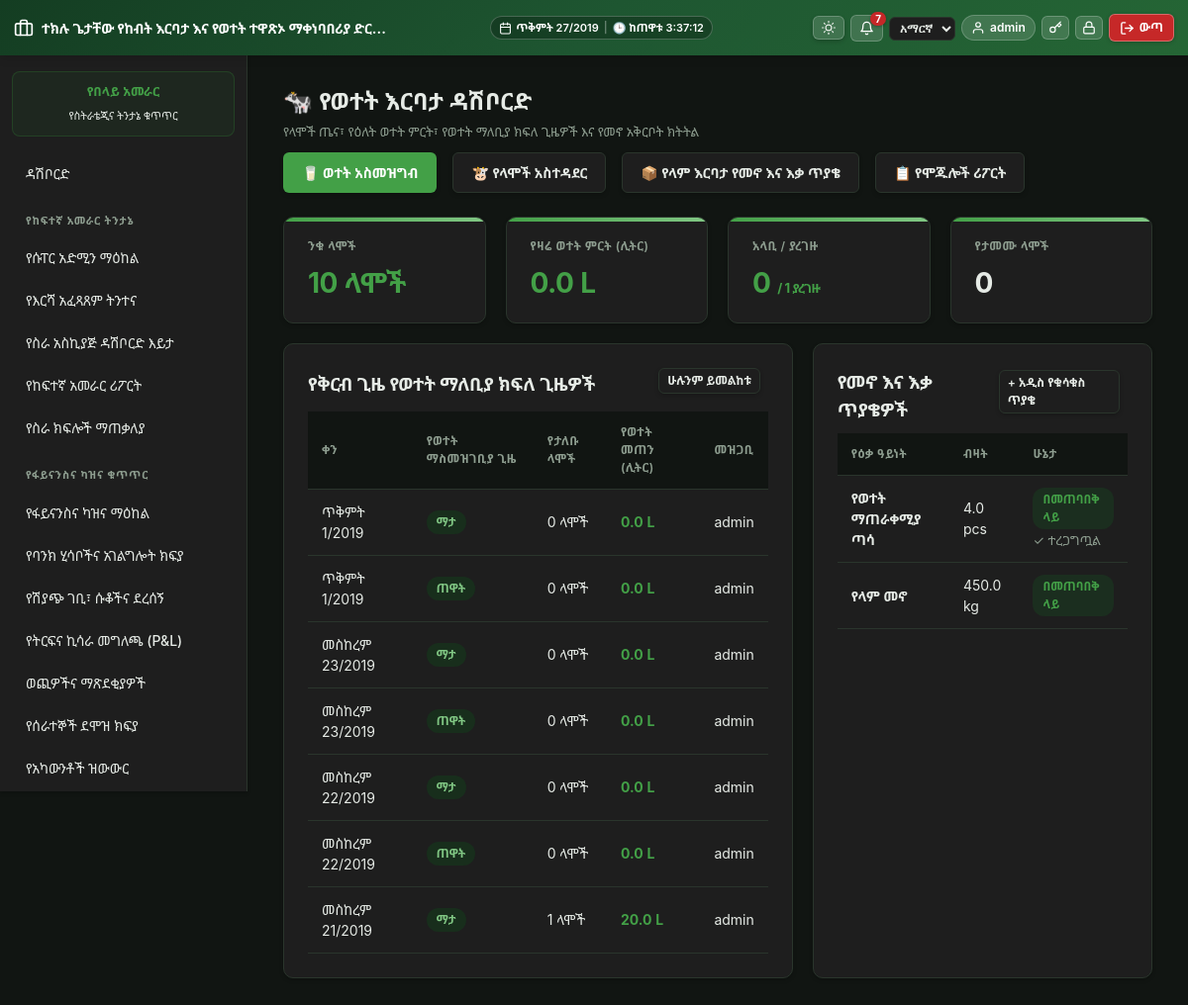
Before: /modules/dairy/dashboard.php (signed in) with the older database file.
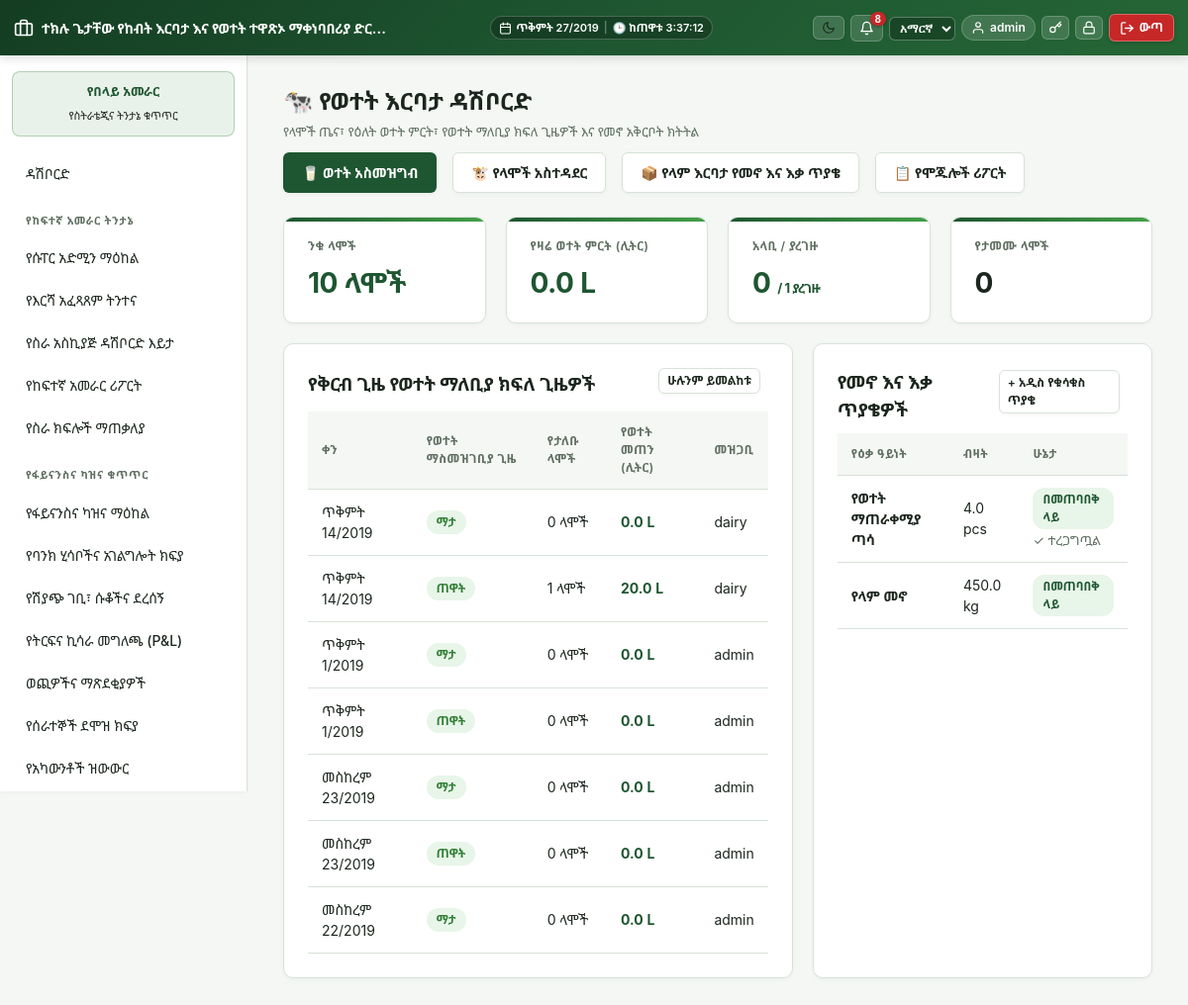
After: the same page with the newer database file.
### tables this page shows
CREATE TABLE `dairy_milking_sessions` (
  `id` int(11) NOT NULL,
  `session_date` date NOT NULL,
  `session_type` enum('morning','evening') NOT NULL,
  `recorded_by` int(11) NOT NULL,
  `closed_at` datetime DEFAULT NULL,
  `calf_liters` decimal(10,2) NOT NULL DEFAULT 0.00,
  `other_liters` decimal(10,2) NOT NULL DEFAULT 0.00,
  `notes` text DEFAULT NULL
);

CREATE TABLE `users` (
  `id` int(11) NOT NULL,
  `name` varchar(100) NOT NULL,
  `email` varchar(150) NOT NULL,
  `password` varchar(255) NOT NULL,
  `api_token` varchar(64) DEFAULT NULL,
  `role_id` int(11) NOT NULL,
  `department_id` int(11) DEFAULT NULL,
  `locale` varchar(5) NOT NULL DEFAULT 'en',
  `theme` varchar(5) NOT NULL DEFAULT 'light',
  `two_factor_secret` varchar(64) DEFAULT NULL,
  `two_factor_enabled` tinyint(1) NOT NULL DEFAULT 0,
  `is_active` tinyint(1) NOT NULL DEFAULT 1,
  `last_login_at` datetime DEFAULT NULL,
  `created_at` datetime DEFAULT current_timestamp()
);

CREATE TABLE `dept_material_requests` (
  `id` int(11) NOT NULL,
  `department_id` int(11) NOT NULL,
  `stock_item_id` int(11) NOT NULL,
  `custom_item_name` varchar(150) DEFAULT NULL,
  `requested_quantity` decimal(12,2) NOT NULL,
  `note` varchar(255) DEFAULT NULL,
  `issued_quantity` decimal(12,2) NOT NULL DEFAULT 0.00,
  `shortage_quantity` decimal(12,2) NOT NULL DEFAULT 0.00,
  `status` enum('pending','partially_issued','fulfilled','shortage_purchase_raised','sent_to_department','completed','rejected') NOT NULL DEFAULT 'pending',
  `purchase_request_id` int(11) DEFAULT NULL,
  `requested_by` int(11) NOT NULL,
  `fulfilled_by` int(11) DEFAULT NULL,
  `received_confirmed_at` datetime DEFAULT NULL,
  `received_confirmed_by` int(11) DEFAULT NULL,
  `created_at` datetime DEFAULT current_timestamp()
);

CREATE TABLE `wh_stock_items` (
  `id` int(11) NOT NULL,
  `sku` varchar(50) NOT NULL,
  `name` varchar(150) NOT NULL,
  `product_class` enum('milk','feed','medicine','equipment','spare_parts','general') NOT NULL,
  `department_scope` varchar(20) DEFAULT NULL COMMENT 'NULL = shared across all departments in its product_class; otherwise a departments.code value restricting it to one department (see includes/material_request_shared.php)',
  `partition_code` enum('finished_products','feed_nutrition','materials_supplies') NOT NULL DEFAULT 'finished_products',
  `unit` varchar(20) NOT NULL,
  `is_perishable` tinyint(1) NOT NULL DEFAULT 0
);

### modules/dairy/dashboard.php (the view, shortened to what the changed rows need)
<?php
require_once __DIR__ . '/../../includes/functions.php';
require_once __DIR__ . '/../../includes/auth.php';
require_once __DIR__ . '/../../includes/header.php';
$totalCows = (int) db()->query("SELECT COUNT(*) FROM dairy_cows WHERE lifecycle_status NOT IN ('sold','deceased')")->fetchColumn();
$lactatingCows = (int) db()->query("SELECT COUNT(*) FROM dairy_cows WHERE lifecycle_status = 'lactating'")->fetchColumn();
$pregnantCows = (int) db()->query("SELECT COUNT(*) FROM dairy_cows WHERE lifecycle_status = 'pregnant'")->fetchColumn();
$sickCows = (int) db()->query("SELECT COUNT(*) FROM dairy_cows WHERE is_sick = 1")->fetchColumn();
$todayMilk = (float) db()->query(
    "SELECT COALESCE(SUM(e.yield_liters),0) FROM dairy_milk_yield_entries e
     JOIN dairy_milking_sessions s ON s.id = e.milking_session_id
     WHERE s.session_date = CURDATE()"
)->fetchColumn();
$recentSessions = db()->query(
    "SELECT s.*, u.name AS recorder_name,
            COUNT(e.id) AS cow_count,
            COALESCE(SUM(e.yield_liters), 0) AS total_yield
     FROM dairy_milking_sessions s
     LEFT JOIN dairy_milk_yield_entries e ON e.milking_session_id = s.id
     LEFT JOIN users u ON u.id = s.recorded_by
     GROUP BY s.id
     ORDER BY s.session_date DESC, s.id DESC
     LIMIT 7"
)->fetchAll();
$dairyDeptId = (int) db()->query("SELECT id FROM departments WHERE code = 'dairy'")->fetchColumn();
$recentReqs = [];
if ($dairyDeptId) {
    $stmt = db()->prepare(
        "SELECT r.*, i.name AS item_name, i.unit
         FROM dept_material_requests r
         JOIN wh_stock_items i ON i.id = r.stock_item_id
         WHERE r.department_id = ?
         ORDER BY r.created_at DESC LIMIT 5"
    );
    $stmt->execute([$dairyDeptId]);
    $recentReqs = $stmt->fetchAll();
}
?>
<div style="display:flex;justify-content:space-between;align-items:center;margin-bottom:16px;flex-wrap:wrap;gap:10px">
    <div>
        <h2 class="mt-0" style="margin-bottom:4px">🐄 <?= h(t('nav.dairy_dashboard', 'Dairy Manager Dashboard')) ?></h2>
        <p class="text-muted" style="margin:0"><?= current_locale() === 'am' ? 'የላሞች ጤና፣ የዕለት ወተት ምርት፣ የወተት ማለቢያ ክፍለ ጊዜዎች እና የመኖ አቅርቦት ክትትል' : 'Herd health, daily milk yields, milking sessions, and feed supplies.' ?></p>
    </div>
    <div style="display:flex;gap:8px;flex-wrap:wrap">
        <a href="<?= BASE_URL ?>/modules/dairy/milking.php" class="btn">🥛 <?= h(t('dairy.record_milking', 'Record Milking')) ?></a>
        <a href="<?= BASE_URL ?>/modules/dairy/cows.php" class="btn secondary">🐮 <?= h(t('dairy.mgmt', 'Herd List')) ?></a>
        <a href="<?= BASE_URL ?>/modules/dairy/material_request.php" class="btn secondary">📦 <?= h(t('reqs.title_dairy', 'Feed & Supplies Request')) ?></a>
        <a href="<?= BASE_URL ?>/modules/module_reports.php?module=dairy" class="btn secondary">📋 <?= h(t('nav.module_reports', 'Dairy Reports')) ?></a>
    </div>
</div>
<div class="kpi-row" style="margin-bottom:20px">
    <div class="kpi">
        <div class="label"><?= h(t('dashboard.active_cows', 'Active Herd')) ?></div>
        <div class="value"><?= $totalCows ?> <?= current_locale() === 'am' ? 'ላሞች' : 'cows' ?></div>
    </div>
    <div class="kpi">
        <div class="label"><?= h(t('dashboard.todays_milk', "Today's Milk Yield")) ?></div>
        <div class="value" style="color:var(--primary)"><?= number_format($todayMilk, 1) ?> L</div>
    </div>
    <div class="kpi">
        <div class="label"><?= current_locale() === 'am' ? 'አላቢ / ያረገዙ' : 'Lactating / Pregnant' ?></div>
        <div class="value"><?= $lactatingCows ?> <span style="font-size:13px;color:var(--text-muted)">/ <?= $pregnantCows ?> <?= current_locale() === 'am' ? 'ያረገዙ' : 'preg' ?></span></div>
    </div>
    <div class="kpi">
        <div class="label"><?= current_locale() === 'am' ? 'የታመሙ ላሞች' : 'Sick Cows' ?></div>
        <div class="value" style="color:<?= $sickCows > 0 ? '#b3261e' : 'inherit' ?>"><?= $sickCows ?></div>
    </div>
</div>
<div style="display:grid;grid-template-columns:1.2fr 0.8fr;gap:20px;margin-bottom:20px">
    <div class="card">
        <div style="display:flex;justify-content:space-between;align-items:center;margin-bottom:10px">
            <h3 style="margin:0"><?= current_locale() === 'am' ? 'የቅርብ ጊዜ የወተት ማለቢያ ክፍለ ጊዜዎች' : 'Recent Milking Sessions' ?></h3>
            <a href="<?= BASE_URL ?>/modules/dairy/milking.php" class="btn secondary" style="padding:3px 8px;font-size:12px"><?= h(t('common.view_all', 'View All / Record')) ?></a>
        </div>
        <table>
            <thead>
                <tr>
                    <th><?= h(t('common.date', 'Date')) ?></th>
                    <th><?= h(t('dairy.session_time', 'Session')) ?></th>
                    <th><?= current_locale() === 'am' ? 'የታለቡ ላሞች' : 'Cows Milked' ?></th>
                    <th><?= h(t('dairy.yield_liters', 'Total Yield')) ?></th>
                    <th><?= current_locale() === 'am' ? 'መዝጋቢ' : 'Recorded By' ?></th>
                </tr>
            </thead>
            <tbody>
                <?php foreach ($recentSessions as $s): ?>
                    <tr>
                        <td><?= eth_date($s['session_date']) ?></td>
                        <td><span class="badge active"><?= h(t('dairy.' . $s['session_type'], ucfirst($s['session_type']))) ?></span></td>
                        <td><?= (int)$s['cow_count'] ?> <?= current_locale() === 'am' ? 'ላሞች' : 'cows' ?></td>
                        <td><strong style="color:var(--primary)"><?= number_format($s['total_yield'], 1) ?> L</strong></td>
                        <td><?= h($s['recorder_name'] ?: (current_locale() === 'am' ? 'ሠራተኛ' : 'Worker')) ?></td>
                    </tr>
                <?php endforeach; ?>
            </tbody>
        </table>
    </div>
    <div class="card">
        <div style="display:flex;justify-content:space-between;align-items:center;margin-bottom:10px">
            <h3 style="margin:0"><?= current_locale() === 'am' ? 'የመኖ እና እቃ ጥያቄዎች' : 'Feed & Supplies Requests' ?></h3>
            <a href="<?= BASE_URL ?>/modules/dairy/material_request.php" class="btn secondary" style="padding:3px 8px;font-size:12px">+ <?= h(t('reqs.new_request', 'New Request')) ?></a>
        </div>
        <table>
            <thead>
                <tr>
                    <th><?= h(t('reqs.item', 'Item')) ?></th>
                    <th><?= h(t('common.quantity', 'Qty')) ?></th>
                    <th><?= h(t('common.status', 'Status')) ?></th>
                </tr>
            </thead>
            <tbody>
                <?php foreach ($recentReqs as $r):
                    $stBadge = match($r['status']) {
                        'fulfilled' => 'badge milking',
                        'shortage_purchase_raised' => 'badge sold',
                        'partially_issued' => 'badge dry',
                        default => 'badge'
                    };
                    $stText = match($r['status']) {
                        'fulfilled' => (current_locale() === 'am' ? 'ተጠናቋል' : 'Fulfilled'),
                        'shortage_purchase_raised' => (current_locale() === 'am' ? 'የግዢ ጥያቄ ወጥቷል' : 'Purchase Raised'),
                        'partially_issued' => (current_locale() === 'am' ? 'በከፊል ተሰጥቷል' : 'Partially Issued'),
                        'sent_to_department' => (current_locale() === 'am' ? 'ተልኳል' : 'Sent'),
                        default => (current_locale() === 'am' ? 'በመጠባበቅ ላይ' : 'Pending')
                    };
                ?>
                    <tr>
                        <td><strong><?= h($r['item_name']) ?></strong></td>
                        <td><?= number_format($r['requested_quantity'], 1) ?> <?= h($r['unit']) ?></td>
                        <td>
                            <span class="<?= $stBadge ?>"><?= h($stText) ?></span>
                            <?php if ($r['received_confirmed_at']): ?>
                                <br><small class="text-muted">✓ <?= current_locale() === 'am' ? 'ተረጋግጧል' : 'Confirmed' ?></small>
                            <?php endif; ?>
                        </td>
                    </tr>
                <?php endforeach; ?>
            </tbody>
        </table>
    </div>
</div>
<?php require_once __DIR__ . '/../../includes/footer.php'; ?>

### includes/header.php (shortened to what the changed rows need)
<?php
require_once __DIR__ . '/auth.php';
$user = current_user();
?>
<!DOCTYPE html>
<html lang="<?= h(current_locale()) ?>" data-theme="<?= h(current_theme()) ?>">
<head>
    <link rel="stylesheet" href="<?= BASE_URL ?>/assets/css/app.css?v=<?= time() ?>">
</head>
<body>
<div class="topbar">
    <div class="topbar-actions">
        <form method="post" action="<?= BASE_URL ?>/modules/profile/set_theme.php" style="display:inline;margin:0">
            <button type="submit" class="btn secondary topbar-btn" title="Toggle theme" style="padding:4px 8px;margin:0;line-height:1;display:inline-flex;align-items:center">
                <?php if (current_theme() === 'dark'): ?>
                    <svg width="14" height="14" viewBox="0 0 24 24" fill="none" stroke="currentColor" stroke-width="2" stroke-linecap="round" stroke-linejoin="round"><circle cx="12" cy="12" r="5"></circle><line x1="12" y1="1" x2="12" y2="3"></line><line x1="12" y1="21" x2="12" y2="23"></line><line x1="4.22" y1="4.22" x2="5.64" y2="5.64"></line><line x1="18.36" y1="18.36" x2="19.78" y2="19.78"></line><line x1="1" y1="12" x2="3" y2="12"></line><line x1="21" y1="12" x2="23" y2="12"></line><line x1="4.22" y1="19.78" x2="5.64" y2="18.36"></line><line x1="18.36" y1="5.64" x2="19.78" y2="4.22"></line></svg>
                <?php else: ?>
                    <svg width="14" height="14" viewBox="0 0 24 24" fill="none" stroke="currentColor" stroke-width="2" stroke-linecap="round" stroke-linejoin="round"><path d="M21 12.79A9 9 0 1 1 11.21 3 7 7 0 0 0 21 12.79z"></path></svg>
                <?php endif; ?>
            </button>
        </form>
        <a href="<?= BASE_URL ?>/modules/notifications.php" class="topbar-btn" title="<?= h(t('nav.notifications', 'ማሳወቂያዎች')) ?>" style="position:relative;padding:5px 8px;margin:0;text-decoration:none;display:inline-flex;align-items:center">
            <svg width="15" height="15" viewBox="0 0 24 24" fill="none" stroke="currentColor" stroke-width="2" stroke-linecap="round" stroke-linejoin="round"><path d="M18 8A6 6 0 0 0 6 8c0 7-3 9-3 9h18s-3-2-3-9"></path><path d="M13.73 21a2 2 0 0 1-3.46 0"></path></svg>
            <?php $unread = notifications_unread_count(); ?>
            <?php if ($unread > 0): ?>
                <span class="topbar-badge"><?= $unread ?></span>
            <?php endif; ?>
        </a>
        <form method="post" action="<?= BASE_URL ?>/modules/profile/set_locale.php" style="display:inline;margin:0">
            <select name="locale" onchange="this.form.submit()" class="topbar-locale-select">
                <?php foreach (SUPPORTED_LOCALES as $code => $label): ?>
                    <option value="<?= h($code) ?>" <?= current_locale() === $code ? 'selected' : '' ?>><?= $code === 'am' ? 'አማርኛ' : 'EN' ?></option>
                <?php endforeach; ?>
            </select>
        </form>
    </div>
</div>
<?php
$currentScript = $_SERVER['SCRIPT_NAME'] ?? '';
$userRole = $user['role'] ?? '';
?>
<div class="layout">
    <div class="sidebar" id="sidebar">
        <?php if ($userRole === 'super_admin'): ?>
            <div style="padding:10px 12px;margin-bottom:14px;background:rgba(46,125,50,0.1);border:1px solid rgba(46,125,50,0.3);border-radius:8px;text-align:center">
                <strong style="color:var(--primary,#2e7d32);font-size:13px;display:block">የበላይ አመራር</strong>
                <small style="color:var(--text-muted);font-size:11px">የስትራቴጂና ትንታኔ ቁጥጥር</small>
            </div>
            <a href="<?= BASE_URL ?>/modules/admin/dashboard.php" class="<?= ($currentScript === BASE_URL . '/modules/admin/dashboard.php' || $currentScript === BASE_URL . '/index.php') ? 'active' : '' ?>"><?= h(t('nav.dashboard')) ?></a>
        <?php endif; ?>
        <?php foreach ($sidebarMenu as $sec): ?>
            <?php
            $visibleItems = array_filter($sec['items'], function($item) {
                return empty($item['roles']) || has_role($item['roles']);
            });
            ?>
            <?php if (!empty($visibleItems)): ?>
                <div class="section"><?= h($sec['title']) ?></div>
                <?php foreach ($visibleItems as $item): ?>
                    <?php $isActive = ($currentScript === $item['url']); ?>
                    <a href="<?= h($item['url']) ?>" class="<?= $isActive ? 'active' : '' ?>"><?= h($item['label']) ?></a>
                <?php endforeach; ?>
            <?php endif; ?>
        <?php endforeach; ?>
    </div>
    <div class="content">

Changed rows visible on the page:
no longer on this page (row unchanged): dairy_milking_sessions: session_date "መስከረም 22/2019", session_type "ጠዋት", cow_count "0", total_yield "0.0", recorded_by.name "admin"
no longer on this page (row unchanged): dairy_milking_sessions: session_date "መስከረም 21/2019", session_type "ማታ", cow_count "1", total_yield "20.0", recorded_by.name "admin"
added dairy_milking_sessions: session_date "ጥቅምት 14/2019", session_type "ማታ", cow_count "0", total_yield "0.0", recorded_by.name "dairy"
added dairy_milking_sessions: session_date "ጥቅምት 14/2019", session_type "ጠዋት", cow_count "1", total_yield "20.0", recorded_by.name "dairy"
Other visible differences:
$unread: "7" → "8"
